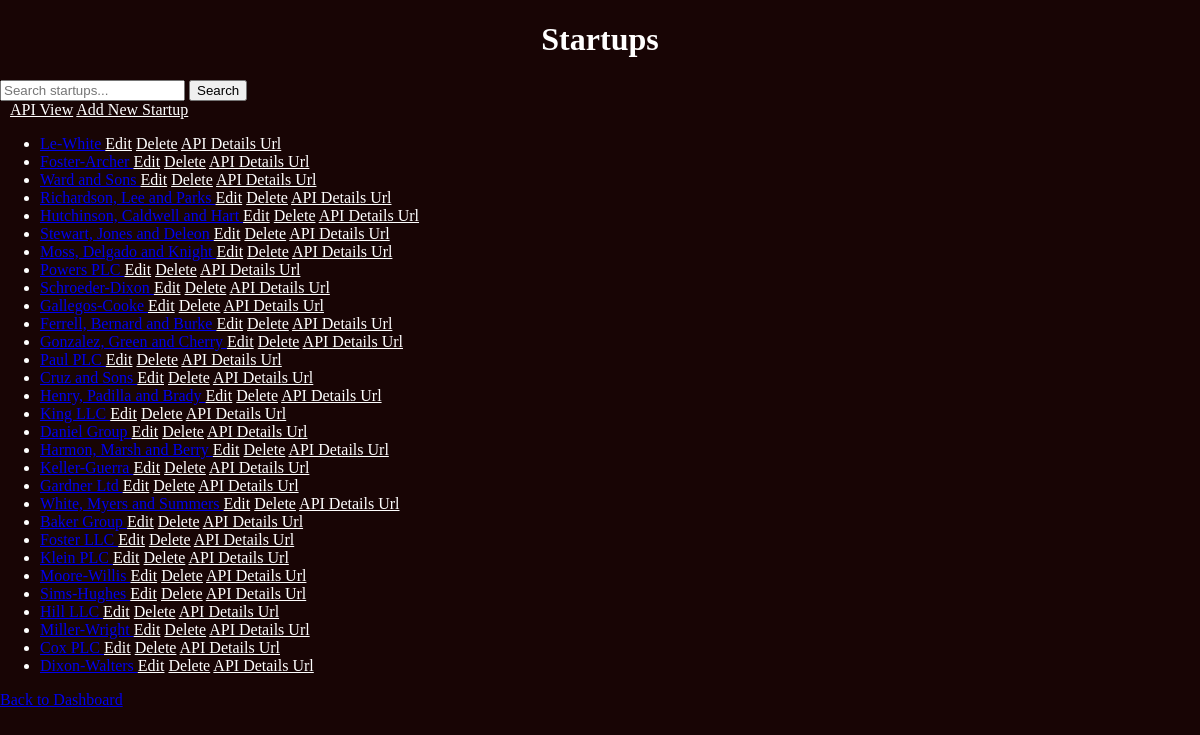
Screenshot of /startups/ with the database file from the repository.
### campaigns/models.py (models this page shows, shortened)
class Startup(models.Model):
    name = models.CharField(max_length=100)
    description = models.TextField()
    founders = models.CharField(max_length=200)
    established_date = models.DateField()

### campaigns/views.py (the view)
# urls.py: path('startups/', StartupListView.as_view(), name='startup_list'),
class StartupListView(ListView):
    model = Startup
    template_name = 'startup_list.html'
    context_object_name = 'startups'
    def get_queryset(self):
        query = self.request.GET.get('q')
        if query:
            return Startup.objects.filter(
                Q(name__icontains=query) | Q(founders__icontains=query)
            )
        return Startup.objects.all()

### campaigns/templates/startup_list.html (shortened to what this page needs)
{% load static %}
<!DOCTYPE html>
<html lang="en">
<head>
    <link rel="stylesheet" href="{% static 'campaigns/startup.css' %}">
</head>
<body>
<div class="main">
    <h1>Startups</h1>
<form method="get">
    <input type="text" name="q" placeholder="Search startups...">
    <button type="submit">Search</button>
</form>
<a href="{% url 'campaigns:api_startup_list_create' %}" class="btn btn-info" style="margin-left: 10px;">API View</a>
<a href="{% url 'campaigns:startup_create' %}" class="btn btn-primary">Add New Startup</a>
<ul>
    {% for startup in startups %}
        <li>
            <a href="{% url 'campaigns:startup_detail' startup.pk %}">
                {{ startup.name }}
            </a>
            <a href="{% url 'campaigns:startup_update' startup.pk %}" class="btn btn-secondary">Edit</a>
            <a href="{% url 'campaigns:startup_delete' startup.pk %}" class="btn btn-danger">Delete</a>
			<a href="{% url 'campaigns:api_startup_detail' startup.id %}" class="btn btn-info">API Details Url</a>
        </li>
    {% endfor %}
</ul>
<a href="{% url 'campaigns:user_view' %}">Back to Dashboard</a>
</div>
</body>
</html>

### campaigns/static/campaigns/startup.css (style rules this page uses)
body { margin: 0; padding: 0; box-sizing: border-box; background: rgb(24, 5, 5); }
.main h1 { color: white; text-align: center; }
.main .btn { color: white; }
.main li { color: white; }

### rows the page displays
Startup: name "Le-White"
Startup: name "Foster-Archer"
Startup: name "Ward and Sons"
Startup: name "Richardson, Lee and Parks"
Startup: name "Hutchinson, Caldwell and Hart"
Startup: name "Stewart, Jones and Deleon"
Startup: name "Moss, Delgado and Knight"
Startup: name "Powers PLC"
Startup: name "Schroeder-Dixon"
Startup: name "Ferrell, Bernard and Burke"
Startup: name "Gonzalez, Green and Cherry"
Startup: name "Paul PLC"
Startup: name "Cruz and Sons"
Startup: name "Henry, Padilla and Brady"
Startup: name "King LLC"
Startup: name "Daniel Group"
Startup: name "Harmon, Marsh and Berry"
Startup: name "Keller-Guerra"
Startup: name "Gardner Ltd"
Startup: name "White, Myers and Summers"
Startup: name "Baker Group"
Startup: name "Foster LLC"
Startup: name "Klein PLC"
Startup: name "Moore-Willis"
Startup: name "Sims-Hughes"
Startup: name "Hill LLC"
Startup: name "Miller-Wright"
Startup: name "Cox PLC"
Startup: name "Dixon-Walters"
